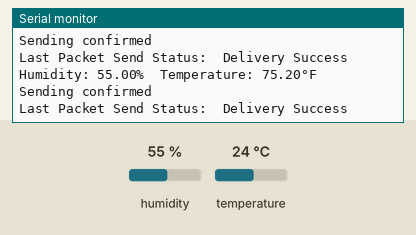
Bench run of a program on a simulated Seeed XIAO ESP32-C3. Parts: the last lines printed to the serial monitor. The inputs (shaded band) are chosen by the test bench; at power-on: humidity 55 %, temperature 24 °C.

Above: at 2.8 s.
2.9 s: humidity set to 22 %
At 5.3 s:
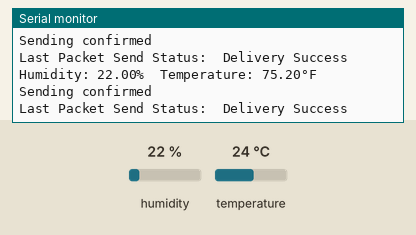
5.6 s: temperature set to 12 °C
At 7.3 s:
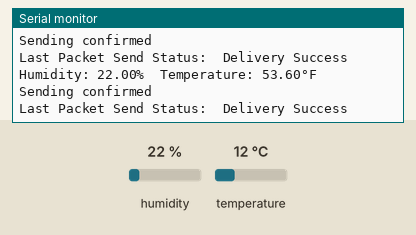
8.3 s: humidity set to 40 %
At 10.8 s:
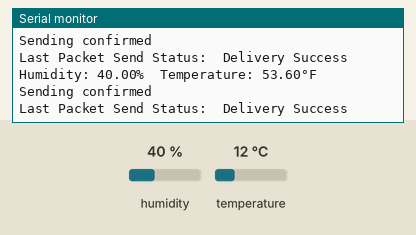
Timing chart, 0 to 12.3 s (numbered marks = the images above; inputs shaded):
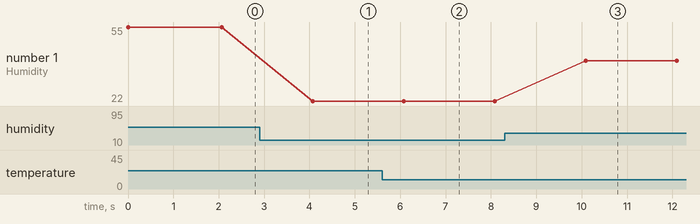

The program:

main.cpp
```cpp
//************************************************************************************
//* ESP Now Sensor XIAO ESP32-C3
//* Author: T2
//* Company: T2Elektroteknik
//* Date: 10/04/25
//* Description: Baseline Sensor initiator/sender
//* CPU: XIAO ESP32-C3
//************************************************************************************
#include <Arduino.h>
#include "DHT.h"
#include <WiFi.h>
#include "esp_now.h"

#define DHTPIN D2       // Digital pin connected to the DHT sensor
#define DHTTYPE DHT22   // DHT 22  (AM2302), AM2321

DHT dht(DHTPIN, DHTTYPE);

// ESP Now Settings
// MAC Address of responder - edit as required
uint8_t broadcastAddress[] = {0x5C, 0x01, 0x3B, 0x8A, 0xDA, 0x74};

#define DEVICE_ADDR 1 //<< Address you are assigning to this device
#define DEVICE_TYPE 0x01 //<< Device ID Temp/Humidity

// Define a data structure
typedef struct struct_message {
  char devAddr;
  char devType;
  float humidity;
  float temperature;
} struct_message;

// Create a structured object
struct_message myData;

// Peer info
esp_now_peer_info_t peerInfo;

// Function Prototypes
void OnDataSent(const uint8_t *mac_addr, esp_now_send_status_t status);


/////////////////////////////////////////////////////////////////////////////
// Setup Function
/////////////////////////////////////////////////////////////////////////////
void setup() {
  Serial.begin(9600);
  Serial.println(F("DHTxx test!"));

  dht.begin();

    // Set ESP32 as a Wi-Fi Station
  WiFi.mode(WIFI_STA);

  // Initilize ESP-NOW
  if (esp_now_init() != ESP_OK) {
    Serial.println("Error initializing ESP-NOW");
    return;
  }

  // Register the send callback
  esp_now_register_send_cb(OnDataSent);

  // Register peer
  memcpy(peerInfo.peer_addr, broadcastAddress, 6);
  peerInfo.channel = 0;
  peerInfo.encrypt = false;

  // Add peer
  if (esp_now_add_peer(&peerInfo) != ESP_OK){
    Serial.println("Failed to add peer");
    return;
  }
}

/////////////////////////////////////////////////////////////////////////////
// Loop Forever
/////////////////////////////////////////////////////////////////////////////
void loop() {

  float h = dht.readHumidity();
  // Read temperature as Celsius (the default)
  float t = dht.readTemperature();
  // Read temperature as Fahrenheit (isFahrenheit = true)
  float f = dht.readTemperature(true);

  // Check if any reads failed and exit early (to try again).
  if (isnan(h) || isnan(t) || isnan(f)) {
    Serial.println(F("Failed to read from DHT sensor!"));
    return;
  }

  Serial.print(F("Humidity: "));
  Serial.print(h);
  Serial.print(F("%  Temperature: "));
  Serial.print(f);
  Serial.println(F("°F "));

  myData.devAddr = DEVICE_ADDR;
  myData.devType = DEVICE_TYPE;
  myData.humidity = h;
  myData.temperature = f;

  // Send message via ESP-NOW
  esp_err_t result = esp_now_send(broadcastAddress, (uint8_t *) &myData, sizeof(myData));

  if (result == ESP_OK) {
    Serial.println("Sending confirmed");
  }
  else {
    Serial.println("Sending error");
  }

  // Wait a few seconds between measurements.
  delay(2000);

}


// Callback function called when data is sent
void OnDataSent(const uint8_t *mac_addr, esp_now_send_status_t status) {
  Serial.print("\r\nLast Packet Send Status:\t");
  Serial.println(status == ESP_NOW_SEND_SUCCESS ? "Delivery Success" : "Delivery Fail");
}
```

Measured:
- after the input at 2.9 s, the serial monitor: prints a new line after 1.2 s (image 1)
- after the input at 5.6 s, the serial monitor: prints a new line after 0.47 s (image 2)
- after the input at 8.3 s, the serial monitor: prints a new line after 1.8 s (image 3)
- plotted number 1: 55 → 22 after the input at 2.9 s, 22 → 40 after the input at 8.3 s
